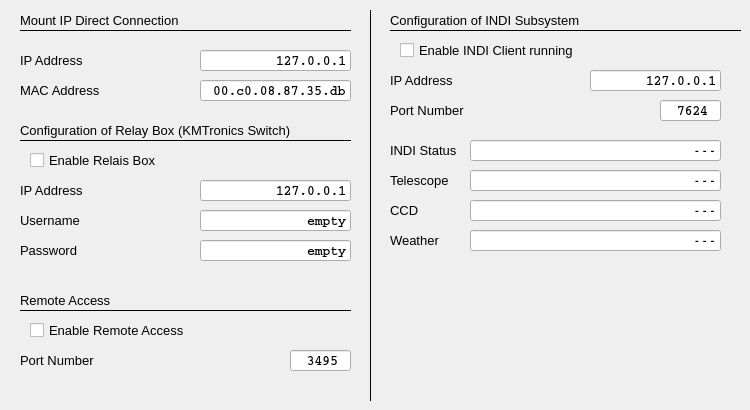
     <widget class="QWidget" name="tab_14">
      <attribute name="title">
       <string>INDI / IP Drivers</string>
      </attribute>
      <widget class="QLabel" name="label_mountMAC">
       <property name="geometry">
        <rect>
         <x>20</x>
         <y>80</y>
         <width>161</width>
         <height>21</height>
        </rect>
       </property>
       <property name="font">
        <font>
         <pointsize>10</pointsize>
        </font>
       </property>
       <property name="text">
        <string>MAC Address</string>
       </property>
      </widget>
      <widget class="QLabel" name="label_mountIP">
       <property name="geometry">
        <rect>
         <x>20</x>
         <y>50</y>
         <width>161</width>
         <height>21</height>
        </rect>
       </property>
       <property name="font">
        <font>
         <pointsize>10</pointsize>
        </font>
       </property>
       <property name="text">
        <string>IP Address</string>
       </property>
      </widget>
      <widget class="QLineEdit" name="le_mountIP">
       <property name="geometry">
        <rect>
         <x>200</x>
         <y>50</y>
         <width>151</width>
         <height>21</height>
        </rect>
       </property>
       <property name="font">
        <font>
         <family>Courier</family>
         <pointsize>10</pointsize>
         <weight>75</weight>
         <bold>true</bold>
        </font>
       </property>
       <property name="mouseTracking">
        <bool>false</bool>
       </property>
       <property name="acceptDrops">
        <bool>false</bool>
       </property>
       <property name="toolTip">
        <string>&lt;html&gt;&lt;head/&gt;&lt;body&gt;&lt;p&gt;IP address of mount&lt;/p&gt;&lt;/body&gt;&lt;/html&gt;</string>
       </property>
       <property name="layoutDirection">
        <enum>Qt::RightToLeft</enum>
       </property>
       <property name="text">
        <string>127.0.0.1</string>
       </property>
       <property name="maxLength">
        <number>15</number>
       </property>
       <property name="alignment">
        <set>Qt::AlignRight|Qt::AlignTrailing|Qt::AlignVCenter</set>
       </property>
       <property name="readOnly">
        <bool>false</bool>
       </property>
      </widget>
      <widget class="QLineEdit" name="le_mountMAC">
       <property name="geometry">
        <rect>
         <x>200</x>
         <y>80</y>
         <width>151</width>
         <height>21</height>
        </rect>
       </property>
       <property name="font">
        <font>
         <family>Courier</family>
         <pointsize>10</pointsize>
         <weight>75</weight>
         <bold>true</bold>
        </font>
       </property>
       <property name="mouseTracking">
        <bool>false</bool>
       </property>
       <property name="acceptDrops">
        <bool>false</bool>
       </property>
       <property name="toolTip">
        <string>&lt;html&gt;&lt;head/&gt;&lt;body&gt;&lt;p&gt;IP address of mount&lt;/p&gt;&lt;/body&gt;&lt;/html&gt;</string>
       </property>
       <property name="layoutDirection">
        <enum>Qt::RightToLeft</enum>
       </property>
       <property name="text">
        <string>00.c0.08.87.35.db</string>
       </property>
       <property name="maxLength">
        <number>18</number>
       </property>
       <property name="alignment">
        <set>Qt::AlignRight|Qt::AlignTrailing|Qt::AlignVCenter</set>
       </property>
       <property name="readOnly">
        <bool>false</bool>
       </property>
      </widget>
      <widget class="QLineEdit" name="le_relayIP">
       <property name="geometry">
        <rect>
         <x>200</x>
         <y>180</y>
         <width>151</width>
         <height>21</height>
        </rect>
       </property>
       <property name="font">
        <font>
         <family>Courier</family>
         <pointsize>10</pointsize>
         <weight>75</weight>
         <bold>true</bold>
        </font>
       </property>
       <property name="mouseTracking">
        <bool>false</bool>
       </property>
       <property name="acceptDrops">
        <bool>false</bool>
       </property>
       <property name="toolTip">
        <string>&lt;html&gt;&lt;head/&gt;&lt;body&gt;&lt;p&gt;IP address of relay switch&lt;/p&gt;&lt;/body&gt;&lt;/html&gt;</string>
       </property>
       <property name="layoutDirection">
        <enum>Qt::RightToLeft</enum>
       </property>
       <property name="text">
        <string>127.0.0.1</string>
       </property>
       <property name="maxLength">
        <number>15</number>
       </property>
       <property name="alignment">
        <set>Qt::AlignRight|Qt::AlignTrailing|Qt::AlignVCenter</set>
       </property>
       <property name="readOnly">
        <bool>false</bool>
       </property>
      </widget>
      <widget class="QLineEdit" name="le_relayUsername">
       <property name="geometry">
        <rect>
         <x>200</x>
         <y>210</y>
         <width>151</width>
         <height>21</height>
        </rect>
       </property>
       <property name="font">
        <font>
         <family>Courier</family>
         <pointsize>10</pointsize>
         <weight>75</weight>
         <bold>true</bold>
        </font>
       </property>
       <property name="mouseTracking">
        <bool>false</bool>
       </property>
       <property name="acceptDrops">
        <bool>false</bool>
       </property>
       <property name="toolTip">
        <string>&lt;html&gt;&lt;head/&gt;&lt;body&gt;&lt;p&gt;IP address of relay switch&lt;/p&gt;&lt;/body&gt;&lt;/html&gt;</string>
       </property>
       <property name="layoutDirection">
        <enum>Qt::RightToLeft</enum>
       </property>
       <property name="text">
        <string>empty</string>
       </property>
       <property name="maxLength">
        <number>15</number>
       </property>
       <property name="alignment">
        <set>Qt::AlignRight|Qt::AlignTrailing|Qt::AlignVCenter</set>
       </property>
       <property name="readOnly">
        <bool>false</bool>
       </property>
      </widget>
      <widget class="QLabel" name="label_196">
       <property name="geometry">
        <rect>
         <x>20</x>
         <y>210</y>
         <width>161</width>
         <height>21</height>
        </rect>
       </property>
       <property name="font">
        <font>
         <pointsize>10</pointsize>
        </font>
       </property>
       <property name="text">
        <string>Username</string>
       </property>
      </widget>
      <widget class="QLabel" name="label_141">
       <property name="geometry">
        <rect>
         <x>20</x>
         <y>120</y>
         <width>291</width>
         <height>21</height>
        </rect>
       </property>
       <property name="font">
        <font>
         <pointsize>10</pointsize>
        </font>
       </property>
       <property name="text">
        <string>Configuration of Relay Box (KMTronics Switch)</string>
       </property>
      </widget>
      <widget class="QLabel" name="label_197">
       <property name="geometry">
        <rect>
         <x>20</x>
         <y>240</y>
         <width>161</width>
         <height>21</height>
        </rect>
       </property>
       <property name="font">
        <font>
         <pointsize>10</pointsize>
        </font>
       </property>
       <property name="text">
        <string>Password</string>
       </property>
      </widget>
      <widget class="Line" name="line_48">
       <property name="geometry">
        <rect>
         <x>20</x>
         <y>130</y>
         <width>331</width>
         <height>21</height>
        </rect>
       </property>
       <property name="font">
        <font>
         <pointsize>10</pointsize>
        </font>
       </property>
       <property name="frameShadow">
        <enum>QFrame::Plain</enum>
       </property>
       <property name="orientation">
        <enum>Qt::Horizontal</enum>
       </property>
      </widget>
      <widget class="QLineEdit" name="le_relayPassword">
       <property name="geometry">
        <rect>
         <x>200</x>
         <y>240</y>
         <width>151</width>
         <height>21</height>
        </rect>
       </property>
       <property name="font">
        <font>
         <family>Courier</family>
         <pointsize>10</pointsize>
         <weight>75</weight>
         <bold>true</bold>
        </font>
       </property>
       <property name="mouseTracking">
        <bool>false</bool>
       </property>
       <property name="acceptDrops">
        <bool>false</bool>
       </property>
       <property name="toolTip">
        <string>&lt;html&gt;&lt;head/&gt;&lt;body&gt;&lt;p&gt;IP address of relay switch&lt;/p&gt;&lt;/body&gt;&lt;/html&gt;</string>
       </property>
       <property name="layoutDirection">
        <enum>Qt::RightToLeft</enum>
       </property>
       <property name="text">
        <string>empty</string>
       </property>
       <property name="maxLength">
        <number>15</number>
       </property>
       <property name="alignment">
        <set>Qt::AlignRight|Qt::AlignTrailing|Qt::AlignVCenter</set>
       </property>
       <property name="readOnly">
        <bool>false</bool>
       </property>
      </widget>
      <widget class="QLineEdit" name="le_remotePort">
       <property name="geometry">
        <rect>
         <x>290</x>
         <y>350</y>
         <width>61</width>
         <height>21</height>
        </rect>
       </property>
       <property name="font">
        <font>
         <family>Courier</family>
         <pointsize>10</pointsize>
         <weight>75</weight>
         <bold>true</bold>
        </font>
       </property>
       <property name="mouseTracking">
        <bool>false</bool>
       </property>
       <property name="acceptDrops">
        <bool>false</bool>
       </property>
       <property name="toolTip">
        <string>&lt;html&gt;&lt;head/&gt;&lt;body&gt;&lt;p&gt;IP address of mount&lt;/p&gt;&lt;/body&gt;&lt;/html&gt;</string>
       </property>
       <property name="layoutDirection">
        <enum>Qt::RightToLeft</enum>
       </property>
       <property name="inputMask">
        <string>99999</string>
       </property>
       <property name="text">
        <string>3495</string>
       </property>
       <property name="maxLength">
        <number>5</number>
       </property>
       <property name="alignment">
        <set>Qt::AlignRight|Qt::AlignTrailing|Qt::AlignVCenter</set>
       </property>
       <property name="readOnly">
        <bool>false</bool>
       </property>
       <property name="cursorMoveStyle">
        <enum>Qt::VisualMoveStyle</enum>
       </property>
      </widget>
      <widget class="QLabel" name="label_193">
       <property name="geometry">
        <rect>
         <x>20</x>
         <y>290</y>
         <width>171</width>
         <height>21</height>
        </rect>
       </property>
       <property name="font">
        <font>
         <pointsize>10</pointsize>
        </font>
       </property>
       <property name="text">
        <string>Remote Access</string>
       </property>
      </widget>
      <widget class="Line" name="line_49">
       <property name="geometry">
        <rect>
         <x>20</x>
         <y>300</y>
         <width>331</width>
         <height>21</height>
        </rect>
       </property>
       <property name="font">
        <font>
         <pointsize>10</pointsize>
        </font>
       </property>
       <property name="frameShadow">
        <enum>QFrame::Plain</enum>
       </property>
       <property name="orientation">
        <enum>Qt::Horizontal</enum>
       </property>
      </widget>
      <widget class="QCheckBox" name="checkEnableRemoteAccess">
       <property name="geometry">
        <rect>
         <x>30</x>
         <y>320</y>
         <width>201</width>
         <height>21</height>
        </rect>
       </property>
       <property name="font">
        <font>
         <pointsize>10</pointsize>
        </font>
       </property>
       <property name="toolTip">
        <string>&lt;html&gt;&lt;head/&gt;&lt;body&gt;&lt;p&gt;check, if you would like to remote control MountWizzard for shutdown&lt;/p&gt;&lt;/body&gt;&lt;/html&gt;</string>
       </property>
       <property name="text">
        <string>Enable Remote Access</string>
       </property>
       <property name="checked">
        <bool>false</bool>
       </property>
      </widget>
      <widget class="Line" name="line_80">
       <property name="geometry">
        <rect>
         <x>360</x>
         <y>10</y>
         <width>21</width>
         <height>391</height>
        </rect>
       </property>
       <property name="frameShadow">
        <enum>QFrame::Plain</enum>
       </property>
       <property name="orientation">
        <enum>Qt::Vertical</enum>
       </property>
      </widget>
      <widget class="QLabel" name="label_200">
       <property name="geometry">
        <rect>
         <x>20</x>
         <y>10</y>
         <width>291</width>
         <height>21</height>
        </rect>
       </property>
       <property name="font">
        <font>
         <pointsize>10</pointsize>
        </font>
       </property>
       <property name="text">
        <string>Mount IP Direct Connection</string>
       </property>
      </widget>
      <widget class="Line" name="line_61">
       <property name="geometry">
        <rect>
         <x>20</x>
         <y>20</y>
         <width>331</width>
         <height>21</height>
        </rect>
       </property>
       <property name="font">
        <font>
         <pointsize>10</pointsize>
        </font>
       </property>
       <property name="frameShadow">
        <enum>QFrame::Plain</enum>
       </property>
       <property name="orientation">
        <enum>Qt::Horizontal</enum>
       </property>
      </widget>
      <widget class="QLabel" name="label_mountIP_2">
       <property name="geometry">
        <rect>
         <x>20</x>
         <y>180</y>
         <width>161</width>
         <height>21</height>
        </rect>
       </property>
       <property name="font">
        <font>
         <pointsize>10</pointsize>
        </font>
       </property>
       <property name="text">
        <string>IP Address</string>
       </property>
      </widget>
      <widget class="QLabel" name="label_mountIP_5">
       <property name="geometry">
        <rect>
         <x>20</x>
         <y>350</y>
         <width>161</width>
         <height>21</height>
        </rect>
       </property>
       <property name="font">
        <font>
         <pointsize>10</pointsize>
        </font>
       </property>
       <property name="text">
        <string>Port Number</string>
       </property>
      </widget>
      <widget class="QLineEdit" name="le_INDIStatus">
       <property name="geometry">
        <rect>
         <x>470</x>
         <y>140</y>
         <width>251</width>
         <height>21</height>
        </rect>
       </property>
       <property name="font">
        <font>
         <family>Courier</family>
         <pointsize>10</pointsize>
         <weight>75</weight>
         <bold>true</bold>
        </font>
       </property>
       <property name="mouseTracking">
        <bool>false</bool>
       </property>
       <property name="acceptDrops">
        <bool>false</bool>
       </property>
       <property name="toolTip">
        <string>&lt;html&gt;&lt;head/&gt;&lt;body&gt;&lt;p&gt;IP address of relay switch&lt;/p&gt;&lt;/body&gt;&lt;/html&gt;</string>
       </property>
       <property name="layoutDirection">
        <enum>Qt::RightToLeft</enum>
       </property>
       <property name="text">
        <string>---</string>
       </property>
       <property name="maxLength">
        <number>15</number>
       </property>
       <property name="alignment">
        <set>Qt::AlignRight|Qt::AlignTrailing|Qt::AlignVCenter</set>
       </property>
       <property name="readOnly">
        <bool>false</bool>
       </property>
      </widget>
      <widget class="QLabel" name="label_146">
       <property name="geometry">
        <rect>
         <x>390</x>
         <y>140</y>
         <width>71</width>
         <height>21</height>
        </rect>
       </property>
       <property name="font">
        <font>
         <pointsize>10</pointsize>
        </font>
       </property>
       <property name="text">
        <string>INDI Status</string>
       </property>
      </widget>
      <widget class="QLabel" name="label_198">
       <property name="geometry">
        <rect>
         <x>390</x>
         <y>200</y>
         <width>71</width>
         <height>21</height>
        </rect>
       </property>
       <property name="font">
        <font>
         <pointsize>10</pointsize>
        </font>
       </property>
       <property name="text">
        <string>CCD</string>
       </property>
      </widget>
      <widget class="QLineEdit" name="le_INDIWeather">
       <property name="geometry">
        <rect>
         <x>470</x>
         <y>230</y>
         <width>251</width>
         <height>21</height>
        </rect>
       </property>
       <property name="font">
        <font>
         <family>Courier</family>
         <pointsize>10</pointsize>
         <weight>75</weight>
         <bold>true</bold>
        </font>
       </property>
       <property name="mouseTracking">
        <bool>false</bool>
       </property>
       <property name="acceptDrops">
        <bool>false</bool>
       </property>
       <property name="toolTip">
        <string>&lt;html&gt;&lt;head/&gt;&lt;body&gt;&lt;p&gt;IP address of relay switch&lt;/p&gt;&lt;/body&gt;&lt;/html&gt;</string>
       </property>
       <property name="layoutDirection">
        <enum>Qt::RightToLeft</enum>
       </property>
       <property name="text">
        <string>---</string>
       </property>
       <property name="maxLength">
        <number>15</number>
       </property>
       <property name="alignment">
        <set>Qt::AlignRight|Qt::AlignTrailing|Qt::AlignVCenter</set>
       </property>
       <property name="readOnly">
        <bool>false</bool>
       </property>
      </widget>
      <widget class="QCheckBox" name="checkEnableINDI">
       <property name="geometry">
        <rect>
         <x>400</x>
         <y>40</y>
         <width>201</width>
         <height>21</height>
        </rect>
       </property>
       <property name="font">
        <font>
         <pointsize>10</pointsize>
        </font>
       </property>
       <property name="toolTip">
        <string>&lt;html&gt;&lt;head/&gt;&lt;body&gt;&lt;p&gt;check, if you would like to remote control MountWizzard for shutdown&lt;/p&gt;&lt;/body&gt;&lt;/html&gt;</string>
       </property>
       <property name="text">
        <string>Enable INDI Client running</string>
       </property>
       <property name="checked">
        <bool>false</bool>
       </property>
      </widget>
      <widget class="QLineEdit" name="le_INDIServerPort">
       <property name="geometry">
        <rect>
         <x>660</x>
         <y>100</y>
         <width>61</width>
         <height>21</height>
        </rect>
       </property>
       <property name="font">
        <font>
         <family>Courier</family>
         <pointsize>10</pointsize>
         <weight>75</weight>
         <bold>true</bold>
        </font>
       </property>
       <property name="mouseTracking">
        <bool>false</bool>
       </property>
       <property name="acceptDrops">
        <bool>false</bool>
       </property>
       <property name="toolTip">
        <string>&lt;html&gt;&lt;head/&gt;&lt;body&gt;&lt;p&gt;IP address of mount&lt;/p&gt;&lt;/body&gt;&lt;/html&gt;</string>
       </property>
       <property name="layoutDirection">
        <enum>Qt::RightToLeft</enum>
       </property>
       <property name="inputMask">
        <string>99999</string>
       </property>
       <property name="text">
        <string>7624</string>
       </property>
       <property name="maxLength">
        <number>5</number>
       </property>
       <property name="alignment">
        <set>Qt::AlignRight|Qt::AlignTrailing|Qt::AlignVCenter</set>
       </property>
       <property name="readOnly">
        <bool>false</bool>
       </property>
      </widget>
      <widget class="QLineEdit" name="le_INDIServerIP">
       <property name="geometry">
        <rect>
         <x>590</x>
         <y>70</y>
         <width>131</width>
         <height>21</height>
        </rect>
       </property>
       <property name="font">
        <font>
         <family>Courier</family>
         <pointsize>10</pointsize>
         <weight>75</weight>
         <bold>true</bold>
        </font>
       </property>
       <property name="mouseTracking">
        <bool>false</bool>
       </property>
       <property name="acceptDrops">
        <bool>false</bool>
       </property>
       <property name="toolTip">
        <string>&lt;html&gt;&lt;head/&gt;&lt;body&gt;&lt;p&gt;IP address of relay switch&lt;/p&gt;&lt;/body&gt;&lt;/html&gt;</string>
       </property>
       <property name="layoutDirection">
        <enum>Qt::RightToLeft</enum>
       </property>
       <property name="text">
        <string>127.0.0.1</string>
       </property>
       <property name="maxLength">
        <number>15</number>
       </property>
       <property name="alignment">
        <set>Qt::AlignRight|Qt::AlignTrailing|Qt::AlignVCenter</set>
       </property>
       <property name="readOnly">
        <bool>false</bool>
       </property>
      </widget>
      <widget class="QLabel" name="label_199">
       <property name="geometry">
        <rect>
         <x>390</x>
         <y>230</y>
         <width>71</width>
         <height>21</height>
        </rect>
       </property>
       <property name="font">
        <font>
         <pointsize>10</pointsize>
        </font>
       </property>
       <property name="text">
        <string>Weather</string>
       </property>
      </widget>
      <widget class="QLabel" name="label_259">
       <property name="geometry">
        <rect>
         <x>390</x>
         <y>10</y>
         <width>201</width>
         <height>21</height>
        </rect>
       </property>
       <property name="font">
        <font>
         <pointsize>10</pointsize>
        </font>
       </property>
       <property name="text">
        <string>Configuration of INDI Subsystem</string>
       </property>
      </widget>
      <widget class="QLineEdit" name="le_INDICCD">
       <property name="geometry">
        <rect>
         <x>470</x>
         <y>200</y>
         <width>251</width>
         <height>21</height>
        </rect>
       </property>
       <property name="font">
        <font>
         <family>Courier</family>
         <pointsize>10</pointsize>
         <weight>75</weight>
         <bold>true</bold>
        </font>
       </property>
       <property name="mouseTracking">
        <bool>false</bool>
       </property>
       <property name="acceptDrops">
        <bool>false</bool>
       </property>
       <property name="toolTip">
        <string>&lt;html&gt;&lt;head/&gt;&lt;body&gt;&lt;p&gt;IP address of relay switch&lt;/p&gt;&lt;/body&gt;&lt;/html&gt;</string>
       </property>
       <property name="layoutDirection">
        <enum>Qt::RightToLeft</enum>
       </property>
       <property name="text">
        <string>---</string>
       </property>
       <property name="maxLength">
        <number>15</number>
       </property>
       <property name="alignment">
        <set>Qt::AlignRight|Qt::AlignTrailing|Qt::AlignVCenter</set>
       </property>
       <property name="readOnly">
        <bool>false</bool>
       </property>
      </widget>
      <widget class="Line" name="line_78">
       <property name="geometry">
        <rect>
         <x>390</x>
         <y>20</y>
         <width>351</width>
         <height>21</height>
        </rect>
       </property>
       <property name="font">
        <font>
         <pointsize>10</pointsize>
        </font>
       </property>
       <property name="frameShadow">
        <enum>QFrame::Plain</enum>
       </property>
       <property name="orientation">
        <enum>Qt::Horizontal</enum>
       </property>
      </widget>
      <widget class="QLineEdit" name="le_INDITelescope">
       <property name="geometry">
        <rect>
         <x>470</x>
         <y>170</y>
         <width>251</width>
         <height>21</height>
        </rect>
       </property>
       <property name="font">
        <font>
         <family>Courier</family>
         <pointsize>10</pointsize>
         <weight>75</weight>
         <bold>true</bold>
        </font>
       </property>
       <property name="mouseTracking">
        <bool>false</bool>
       </property>
       <property name="acceptDrops">
        <bool>false</bool>
       </property>
       <property name="toolTip">
        <string>&lt;html&gt;&lt;head/&gt;&lt;body&gt;&lt;p&gt;IP address of relay switch&lt;/p&gt;&lt;/body&gt;&lt;/html&gt;</string>
       </property>
       <property name="layoutDirection">
        <enum>Qt::RightToLeft</enum>
       </property>
       <property name="text">
        <string>---</string>
       </property>
       <property name="maxLength">
        <number>15</number>
       </property>
       <property name="alignment">
        <set>Qt::AlignRight|Qt::AlignTrailing|Qt::AlignVCenter</set>
       </property>
       <property name="readOnly">
        <bool>false</bool>
       </property>
      </widget>
      <widget class="QLabel" name="label_149">
       <property name="geometry">
        <rect>
         <x>390</x>
         <y>170</y>
         <width>71</width>
         <height>21</height>
        </rect>
       </property>
       <property name="font">
        <font>
         <pointsize>10</pointsize>
        </font>
       </property>
       <property name="text">
        <string>Telescope</string>
       </property>
      </widget>
      <widget class="QLabel" name="label_mountIP_6">
       <property name="geometry">
        <rect>
         <x>390</x>
         <y>100</y>
         <width>161</width>
         <height>21</height>
        </rect>
       </property>
       <property name="font">
        <font>
         <pointsize>10</pointsize>
        </font>
       </property>
       <property name="text">
        <string>Port Number</string>
       </property>
      </widget>
      <widget class="QLabel" name="label_mountIP_3">
       <property name="geometry">
        <rect>
         <x>390</x>
         <y>70</y>
         <width>161</width>
         <height>21</height>
        </rect>
       </property>
       <property name="font">
        <font>
         <pointsize>10</pointsize>
        </font>
       </property>
       <property name="text">
        <string>IP Address</string>
       </property>
      </widget>
      <widget class="QCheckBox" name="checkEnableRelay">
       <property name="geometry">
        <rect>
         <x>30</x>
         <y>150</y>
         <width>201</width>
         <height>21</height>
        </rect>
       </property>
       <property name="font">
        <font>
         <pointsize>10</pointsize>
        </font>
       </property>
       <property name="toolTip">
        <string>&lt;html&gt;&lt;head/&gt;&lt;body&gt;&lt;p&gt;check, if you would like to remote control MountWizzard for shutdown&lt;/p&gt;&lt;/body&gt;&lt;/html&gt;</string>
       </property>
       <property name="text">
        <string>Enable Relais Box</string>
       </property>
       <property name="checked">
        <bool>false</bool>
       </property>
      </widget>
     </widget>
